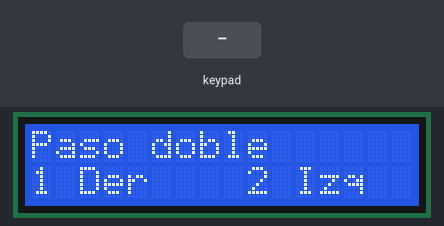
Recording of a sketch running on a simulated Arduino Mega 2560, built with avr-gcc and run on an emulated ATmega2560. On the bench: 16×2 character LCD. The test bench sets the inputs (shaded band).

Above: at 3.2 s.
3.3 s: key '2' pressed
At 4.4 s:
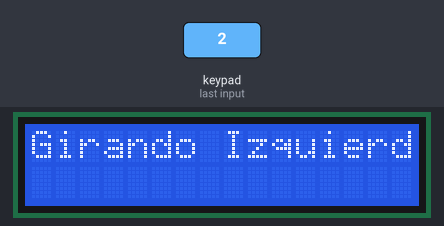
6.3 s: key '*' pressed
At 7.5 s:
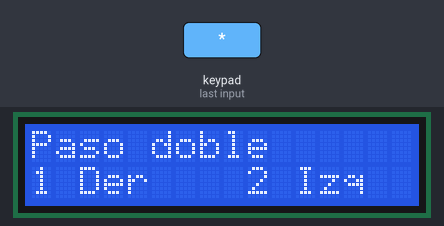
7.8 s: keypad keys 4 8 4 9 5 0 5 1 pressed 0.4 s apart
At 11.4 s:
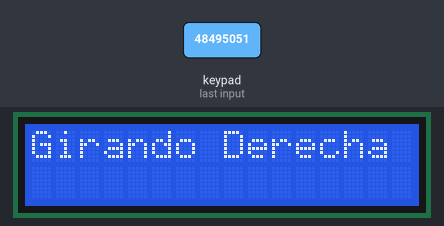
Timing chart, 0 to 12.9 s (numbered marks = the images above; inputs shaded):
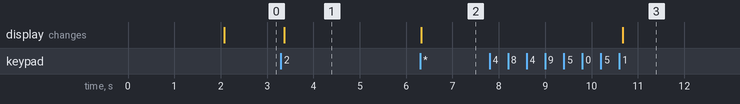

The sketch:

MotorPasosNuevo.ino
```cpp
//MOTOR A PASOS NUEVO
//MORETA JONATHAN
#include <LiquidCrystal.h>
#include <Keypad.h>
LiquidCrystal lcd(13,12,11,10,9,8);//RS-ENABLE-D4-D5-D6-D7

//KEYPAD:
const byte ROWS = 4; //filas
const byte COLS = 4; //columnas

char hexaKeys[ROWS][COLS] = {
  {'1','2','3','A'},
  {'4','5','6','B'},
  {'7','8','9','C'},
  {'*','0','#','D'}
};
byte rowPins[ROWS] = {44,45,46,47}; //filas
byte colPins[COLS] = {48,49,50,51}; //columnas
char k;
//initialize an instance of class NewKeypad
Keypad customKeypad = Keypad( makeKeymap(hexaKeys), rowPins, colPins, ROWS, COLS);

char dato1, dato2, dato3, dato4;                 //variables metodos utilizados
long int numero1, numero2;      //para ingreso de teclado
long int numero = 0;
int der = 22;     //sentido horario
int izq = 24;     //sentido antihorario
int ledder = 23;  //led sentido horario
int ledizq = 25;  //led sentido antihorario
float dutysal;
int salidaPWM;
int PWM = 7;
int num;
int i=1;
int tie=10;


void setup(){

  lcd.begin(16,2);
  lcd.setCursor(3,0);
  lcd.print("Bienvenido");
  lcd.setCursor(0,1);     //(columna) , (0 para fila1 - 1 para fila2)
  lcd.print("MOTOR A PASOS");
  delay (2000);
  lcd.clear();
}

void loop(){
  inicio: //REGRESO AL MENU PULSANDO *
  lcd.setCursor(0,0);
  lcd.print("Paso doble");
  lcd.setCursor(0,1);
  lcd.print("1 Der    2 Izq");
  k = customKeypad.getKey() ;

  if (k!= 0){ //Si el valor es 0 es que no se ha pulsado ninguna tecla
      if(k=='1'){
      lcd.begin(16,2);
          while(1){
          paso_doble_derecha();
          k=customKeypad.getKey() ;
             if (k!=0 && k=='*'){
             lcd.clear();
             goto inicio;
             } delay(10);
           }
       }
      if(k=='2'){
      lcd.begin(16,2);
          while(1){
          paso_doble_izquierda();
          k=customKeypad.getKey() ;
             if (k!=0 && k=='*'){
             lcd.clear();
             goto inicio;
             } delay(10);
           }
      }

   }
 }//////////Fin del Void Loop


/////**********METODOS PARA MOTOR A PASOS*********
//************************************************

////////////PASO SIMPLE IZQUIERDA
void paso_simple_izquierda(){
   for(int s=30;s<=33;s++){
      digitalWrite(s,HIGH);
      delay(10);
      digitalWrite(s,LOW);
      delay(10);
   }
}

////////////PASO SIMPLE DERECHA
void paso_simple_derecha(){
   for(int s=33;s>=30;s--){
      digitalWrite(s,HIGH);
      delay(10);
      digitalWrite(s,LOW);
      delay(10);
   }
}

///////////PASO MEDIO IZQUIERDA
void paso_medio_izquierda(){
  for(int s=30; s<=33; s++){
    if(s==33){
      digitalWrite(s,HIGH);
      delay(10);
      digitalWrite(s,LOW);
      delay(10);
      digitalWrite(s,HIGH);
      digitalWrite(s-3,HIGH);
      delay(10);
      digitalWrite(s,LOW);
      digitalWrite(s-3,LOW);
      delay(10);
    }else{
            digitalWrite(s,HIGH);
            delay(10);
            digitalWrite(s,LOW);
            delay(10);
            digitalWrite(s,HIGH);
            digitalWrite(s+1,HIGH);
            delay(10);
            digitalWrite(s,LOW);
            digitalWrite(s+1,LOW);
            delay(10);
         }
  }
}

///////////PASO MEDIO DERECHA
void paso_medio_derecha(){
   for(int s=33; s>=30; s--){
    if(s==33){
      digitalWrite(s,HIGH);
      digitalWrite(s-3,HIGH);
      delay(10);
      digitalWrite(s,LOW);
      digitalWrite(s-3,LOW);
      delay(10);
      digitalWrite(s,HIGH);
      delay(10);
      digitalWrite(s,LOW);
      delay(tie);
    }else{
            digitalWrite(s,HIGH);
            digitalWrite(s+1,HIGH);
            delay(10);
            digitalWrite(s,LOW);
            digitalWrite(s+1,LOW);
            delay(10);
            digitalWrite(s,HIGH);
            delay(10);
            digitalWrite(s,LOW);
            delay(10);
         }
  }
}

//////////////PASO DOBLE IZQUIERDA
void paso_doble_izquierda(){
  lcd.clear();
  lcd.setCursor(0,0);
  lcd.print("Girando Izquierda");
   for(int s=30; s<=33; s++){
      digitalWrite(s,HIGH);
      digitalWrite(s+1,HIGH);
      delay(5);
      digitalWrite(s,LOW);
      digitalWrite(s+1,LOW);
      if(s==33){
        digitalWrite(s,HIGH);
        digitalWrite(s-3,HIGH);
        delay(5);
        digitalWrite(s,LOW);
        digitalWrite(s-3,LOW);
      }
   }
}

//////////////PASO DOBLE DERECHA
void paso_doble_derecha(){
  lcd.clear();
  lcd.setCursor(0,0);
  lcd.print("Girando Derecha");
   for(int s=33; s>=30; s--){
      if(s==33){
        digitalWrite(s,HIGH);
        digitalWrite(s-3,HIGH);
        delay(10);
        digitalWrite(s,LOW);
        digitalWrite(s-3,LOW);
      }else{
              digitalWrite(s,HIGH);
              digitalWrite(s+1,HIGH);
              delay(10);
              digitalWrite(s,LOW);
              digitalWrite(s+1,LOW);
           }
   }
}


//////////DELAY DERECHA
void retardosDER(){
   for(int s=30; s<=33; s++){
      digitalWrite(s,HIGH);
      digitalWrite(s+1,HIGH);
      delay(numero);
      digitalWrite(s,LOW);
      digitalWrite(s+1,LOW);
      if(s==33){
        digitalWrite(s,HIGH);
        digitalWrite(s-3,HIGH);
        delay(numero);
        digitalWrite(s,LOW);
        digitalWrite(s-3,LOW);
      }
   }
}
//////////DELAY IZQUIERDA
void retardosIZQ(){
for(int s=33; s>=30; s--){
      digitalWrite(s,HIGH);
      digitalWrite(s-1,HIGH);
      delay(numero);
      digitalWrite(s,LOW);
      digitalWrite(s-1,LOW);
      if(s==30){
        digitalWrite(s,HIGH);
        digitalWrite(s+3,HIGH);
        delay(numero);
        digitalWrite(s,LOW);
        digitalWrite(s+3,LOW);
      }
   }
}
```

Measured:
- after the input at 3.3 s, the display: changes after 0.07 s (image 1)
- after the input at 6.3 s, the display: changes at once (image 2)
- after the input at 7.8 s, the display: changes after 2.9 s (image 3)
